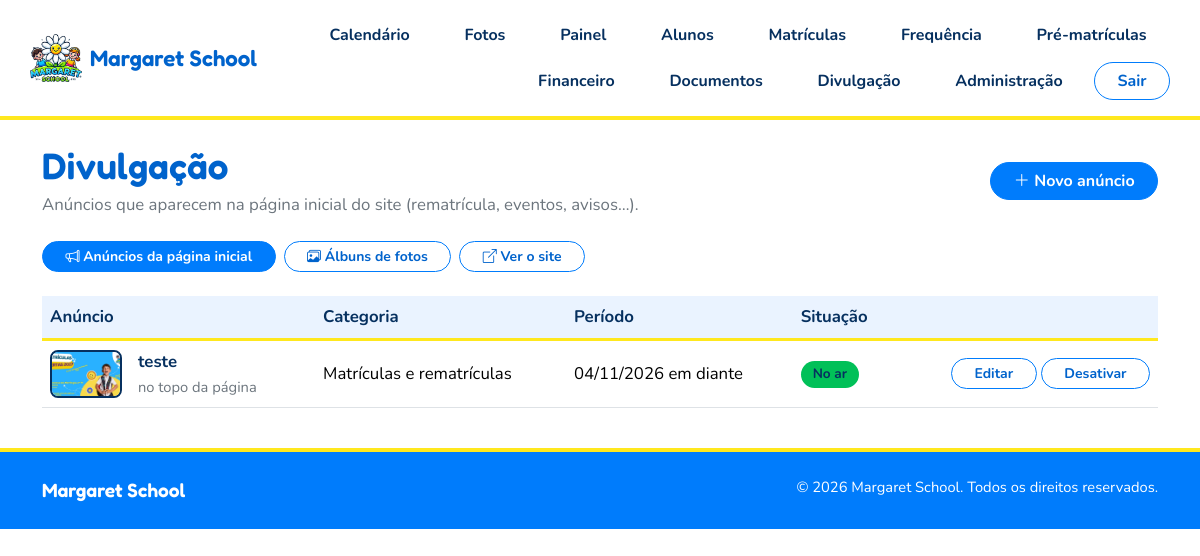
The page /divulgacao/ (signed in) on the database its author committed.
### divulgacao/models.py (models this page shows, shortened)
class Anuncio(models.Model):
    class Categoria(models.TextChoices):
        MATRICULAS = "matriculas", "Matrículas e rematrículas"
        EVENTO = "evento", "Evento"
        AVISO = "aviso", "Aviso"
        NOVIDADE = "novidade", "Novidade"
        OUTRO = "outro", "Outro"
    titulo = models.CharField("Título", max_length=120)
    texto = models.TextField("Texto (opcional)", max_length=600, blank=True,
                             help_text="Curto e direto. Se o banner já tem todo o texto, pode deixar em branco.")
    categoria = models.CharField("Categoria", max_length=12, choices=Categoria.choices, default=Categoria.AVISO)
    imagem = models.ImageField("Imagem / banner (opcional)", upload_to="anuncios/%Y/", blank=True,
                               help_text="JPG, PNG ou WEBP. Ex.: a arte que será impressa para divulgação.")
    texto_alternativo = models.CharField(
        "Descrição da imagem", max_length=200, blank=True,
        help_text="Para quem usa leitor de tela. Ex.: Banner “Matrículas abertas 2027”. Em branco usa o título.")
    botao_texto = models.CharField("Texto do botão (opcional)", max_length=40, blank=True)
    botao_link = models.CharField("Link do botão", max_length=300, blank=True,
                                  help_text="Endereço completo (https://…) ou um caminho do site (ex.: /calendario/).")
    destaque = models.BooleanField("Mostrar no topo da página inicial (carrossel)", default=True,
                                   help_text="Desmarcado, aparece só na lista de novidades.")
    ativo = models.BooleanField("Ativo", default=True)
    inicio = models.DateField("Começa a aparecer em", default=date.today)
    fim = models.DateField("Aparece até (opcional)", null=True, blank=True,
                           help_text="Depois desta data o anúncio sai do ar sozinho. Em branco = sem data para acabar.")
    ordem = models.PositiveSmallIntegerField("Ordem", default=0, help_text="Número menor aparece primeiro.")
    criado_por = models.ForeignKey(settings.AUTH_USER_MODEL, on_delete=models.SET_NULL, null=True, blank=True, related_name="+")
    criado_em = models.DateTimeField(auto_now_add=True)
    atualizado_em = models.DateTimeField(auto_now=True)
    objects = AnuncioQuerySet.as_manager()
    class Meta:
        ordering = ["ordem", "-inicio", "-id"]
        verbose_name = "anúncio"
        verbose_name_plural = "anúncios"
    @property
    def situacao(self):
        hoje = date.today()
        if not self.ativo:
            return "desativado"
        if self.inicio > hoje:
            return "agendado"
        if self.fim and self.fim < hoje:
            return "encerrado"
        return "no_ar"
    @property
    def situacao_display(self):
        return {"desativado": "Desativado", "agendado": "Agendado", "encerrado": "Encerrado", "no_ar": "No ar"}[self.situacao]

### divulgacao/views.py (the view)
# urls.py: path("divulgacao/", views.anuncio_list, name="divulgacao"),
@staff_required
def anuncio_list(request):
    return render(request, "divulgacao/anuncio_list.html", {
        "anuncios": Anuncio.objects.all(), "aba": "anuncios",
        "n_albuns": Album.objects.count(),
    })

### administracao/configuracao.py (called while the page is built)
def _config():
    from .models import ConfiguracaoEscola
    em_requisicao = getattr(_estado, "ativo", False)
    if em_requisicao and hasattr(_estado, "objeto"):
        return _estado.objeto
    try:
        objeto = ConfiguracaoEscola.objects.first()
    except DatabaseError:  # tabela ainda não criada (migrações em andamento)
        objeto = None
    if em_requisicao:
        _estado.objeto = objeto
    return objeto

def iniciar_requisicao():
    _estado.ativo = True
    if hasattr(_estado, "objeto"):
        del _estado.objeto

def encerrar_requisicao():
    _estado.ativo = False
    if hasattr(_estado, "objeto"):
        del _estado.objeto

def escola():
    dados = dict(settings.ESCOLA)
    cfg = _config()
    if cfg:
        for campo in CAMPOS_ESCOLA:
            valor = getattr(cfg, campo)
            if valor:
                dados[campo] = valor
    return dados

def financeiro():
    dados = dict(settings.FINANCEIRO)
    cfg = _config()
    if cfg:
        if cfg.multa_percentual is not None:
            dados["multa_percentual"] = cfg.multa_percentual
        if cfg.juros_mensal_percentual is not None:
            dados["juros_mensal_percentual"] = cfg.juros_mensal_percentual
    return dados

### core/context_processors.py (called while the page is built)
def escola(request):
    return {"escola": configuracao.escola(), "financeiro_cfg": configuracao.financeiro()}

### core/mixins.py (called while the page is built)
def staff_required(view):
    @wraps(view)
    def wrapper(request, *args, **kwargs):
        if not request.user.is_staff:
            raise PermissionDenied
        return view(request, *args, **kwargs)
    return login_required(wrapper)

### templates/divulgacao/anuncio_list.html (shortened to what this page needs)
{% extends "base.html" %}
{% block content %}
<section class="container py-4">
  <div class="page-bar"><div><h1 class="page-title mb-1">Divulgação</h1><p class="mb-0 text-secondary">Anúncios que aparecem na página inicial do site (rematrícula, eventos, avisos…).</p></div>
    <a class="btn btn-primary" href="{% url 'anuncio_create' %}"><i class="bi bi-plus-lg" aria-hidden="true"></i> Novo anúncio</a></div>
  {% include "divulgacao/_abas.html" %}
  {% if anuncios %}
  <div class="table-responsive"><table class="table table-ms align-middle">
    <thead><tr><th>Anúncio</th><th>Categoria</th><th>Período</th><th>Situação</th><th><span class="visually-hidden">Ações</span></th></tr></thead>
    <tbody>{% for a in anuncios %}<tr>
      <td><div class="d-flex align-items-center gap-3">
        {% if a.imagem %}<img class="mini-anuncio" src="{{ a.imagem.url }}" alt="">{% else %}<span class="mini-anuncio mini-sem"><i class="bi bi-card-text" aria-hidden="true"></i></span>{% endif %}
        <div><a class="aluno-link" href="{% url 'anuncio_update' a.pk %}">{{ a.titulo }}</a>{% if a.destaque %}<br><small class="text-secondary">no topo da página</small>{% endif %}</div></div></td>
      <td>{{ a.get_categoria_display }}</td>
      <td>{{ a.inicio|date:"d/m/Y" }}{% if a.fim %} a {{ a.fim|date:"d/m/Y" }}{% else %} em diante{% endif %}</td>
      <td>{% if a.situacao == "no_ar" %}<span class="sit sit-ativo">{{ a.situacao_display }}</span>{% elif a.situacao == "agendado" %}<span class="sit sit-transferido">{{ a.situacao_display }}</span>{% else %}<span class="sit sit-sem">{{ a.situacao_display }}</span>{% endif %}</td>
      <td class="text-end">
        <a class="btn btn-outline-primary btn-sm" href="{% url 'anuncio_update' a.pk %}">Editar</a>
        <form method="post" action="{% url 'anuncio_ativo' a.pk %}" class="d-inline">{% csrf_token %}<button class="btn btn-outline-primary btn-sm" type="submit">{% if a.ativo %}Desativar{% else %}Ativar{% endif %}</button></form>
      </td></tr>{% endfor %}</tbody></table></div>
  {% else %}<div class="empty">Nenhum anúncio ainda. <a href="{% url 'anuncio_create' %}">Crie o primeiro</a> — por exemplo, a arte de rematrícula.</div>{% endif %}
</section>
{% endblock %}

### static/css/style.css (style rules this page uses)
:root { --ms-blue: #007CFC; --ms-blue-dark: #0063CC; --ms-green: #01C058; --ms-yellow: #FFE81E; --ms-white: #FFFFFF; --ms-ink: #06305F; --ms-soft: #EAF3FF; --bs-primary: var(--ms-blue); --bs-primary-rgb: 0, 124, 252; --bs-link-color: var(--ms-blue-dark); --bs-link-hover-color: var(--ms-ink); --bs-body-color: var(--ms-ink); --bs-body-font-family: "Nunito", system-ui, sans-serif; --bs-body-font-size: 1.05rem; --bs-border-radius: 14px; --bs-border-radius-lg: 20px; }
body { background: var(--ms-white); color: var(--ms-ink); }
h1, h2, h3, h4, .brand-name { font-family: "Fredoka", "Nunito", sans-serif; font-weight: 600; }
.btn { font-weight: 700; border-radius: 999px; padding-inline: 1.4rem; }
.btn-primary { --bs-btn-bg: var(--ms-blue); --bs-btn-border-color: var(--ms-blue); --bs-btn-hover-bg: var(--ms-blue-dark); --bs-btn-hover-border-color: var(--ms-blue-dark); --bs-btn-active-bg: var(--ms-blue-dark); --bs-btn-active-border-color: var(--ms-blue-dark); --bs-btn-color: #fff; --bs-btn-hover-color: #fff; --bs-btn-active-color: #fff; }
.btn-outline-primary { --bs-btn-color: var(--ms-blue-dark); --bs-btn-border-color: var(--ms-blue); --bs-btn-hover-bg: var(--ms-blue); --bs-btn-hover-border-color: var(--ms-blue); --bs-btn-hover-color: #fff; --bs-btn-active-bg: var(--ms-blue); --bs-btn-active-border-color: var(--ms-blue); --bs-btn-active-color: #fff; }
.page-bar { display: flex; flex-wrap: wrap; justify-content: space-between; align-items: center; gap: 1rem; margin-bottom: 1.5rem; }
.page-title { font-size: clamp(1.7rem, 3.5vw, 2.3rem); color: var(--ms-blue-dark); margin: 0; }
.table-ms { --bs-table-bg: transparent; }
.table-ms thead th { background: var(--ms-soft); color: var(--ms-ink); border-bottom: 3px solid var(--ms-yellow); white-space: nowrap; }
.aluno-link { display: inline-flex; align-items: center; gap: .6rem; color: var(--ms-ink); font-weight: 700; text-decoration: none; }
.sit { display: inline-block; padding: .2rem .75rem; border-radius: 999px; font-weight: 700; font-size: .85rem; white-space: nowrap; }
.sit-ativo { background: var(--ms-green); color: var(--ms-ink); }

### static/css/divulgacao.css (style rules this page uses)
.mini-anuncio { width: 72px; height: 48px; object-fit: cover; border-radius: 8px; border: 2px solid var(--ms-ink); background: var(--ms-soft); flex: none; }

### rows shown on the page
Anuncio: imagem (picture), titulo "teste", destaque "no topo da página", categoria "Matrículas e rematrículas", inicio "04/11/2026", shows "em diante", situacao_display "No ar", shows "Desativar"
